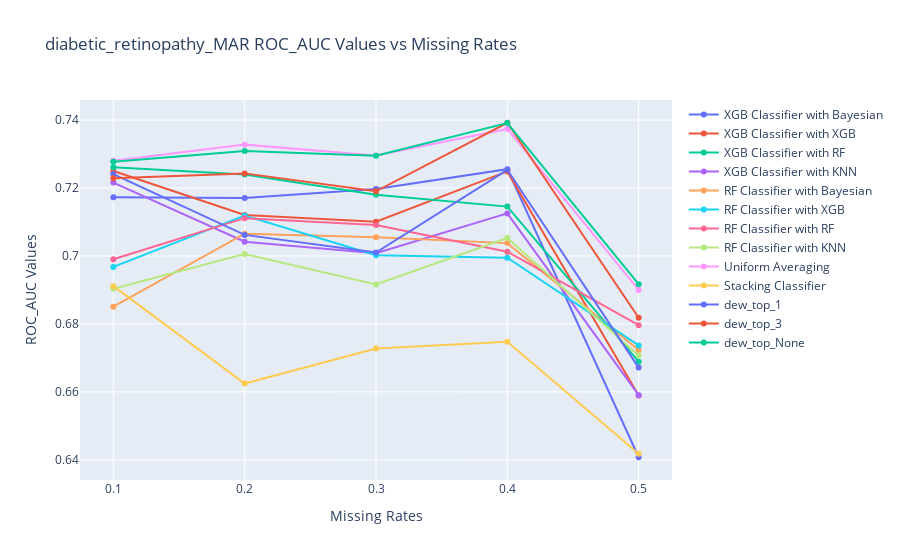

The notebook cell this image was saved under:
### Code cell
import plotly.graph_objs as go
from plotly.offline import iplot

# Assuming 'df' is your DataFrame with 'missing rates' as the first column
# and the regressor values as subsequent columns.

# Initialize the plot with the layout
layout = go.Layout(
    title=f'{image_name} {performance_measure_name} Values vs Missing Rates',
    xaxis=dict(title='Missing Rates'),
    yaxis=dict(title=f'{performance_measure_name} Values'),
    hovermode='closest'
)

# Create an empty list to hold all the plot traces
traces = []

# Create a trace for each regressor column
for column in df.columns[1:]:  # Exclude the 'missing rates' column
    trace = go.Scatter(
        x=df['missing rates'],
        y=df[column],
        name=column,
        mode='lines+markers',  # Lines with markers at data points
        hoverinfo='name+y+x'  # Show regressor name, y and x values on hover
    )
    traces.append(trace)

# Combine the layout and traces to create a figure
fig = go.Figure(data=traces, layout=layout)
%pip install nbformat>=4.2.0

# Render the plot in the notebook
iplot(fig)

### Figure 1 — Plotly figure (JSON) as saved in the notebook; plotly's stock layout.template omitted (floating-point values rounded to 4 significant figures)
{"data": [{"hoverinfo": "name+y+x", "mode": "lines+markers", "name": "XGB Classifier with Bayesian", "type": "scatter", "x": [0.1, 0.2, 0.3, 0.4, 0.5], "y": [0.7173, 0.7171, 0.7197, 0.7255, 0.6408]}, {"hoverinfo": "name+y+x", "mode": "lines+markers", "name": "XGB Classifier with XGB", "type": "scatter", "x": [0.1, 0.2, 0.3, 0.4, 0.5], "y": [0.725, 0.7121, 0.7101, 0.7249, 0.6589]}, {"hoverinfo": "name+y+x", "mode": "lines+markers", "name": "XGB Classifier with RF", "type": "scatter", "x": [0.1, 0.2, 0.3, 0.4, 0.5], "y": [0.7261, 0.7239, 0.718, 0.7145, 0.6689]}, {"hoverinfo": "name+y+x", "mode": "lines+markers", "name": "XGB Classifier with KNN", "type": "scatter", "x": [0.1, 0.2, 0.3, 0.4, 0.5], "y": [0.7216, 0.7042, 0.7008, 0.7125, 0.659]}, {"hoverinfo": "name+y+x", "mode": "lines+markers", "name": "RF Classifier with Bayesian", "type": "scatter", "x": [0.1, 0.2, 0.3, 0.4, 0.5], "y": [0.6851, 0.7066, 0.7055, 0.7038, 0.6723]}, {"hoverinfo": "name+y+x", "mode": "lines+markers", "name": "RF Classifier with XGB", "type": "scatter", "x": [0.1, 0.2, 0.3, 0.4, 0.5], "y": [0.6968, 0.7119, 0.7002, 0.6995, 0.6737]}, {"hoverinfo": "name+y+x", "mode": "lines+markers", "name": "RF Classifier with RF", "type": "scatter", "x": [0.1, 0.2, 0.3, 0.4, 0.5], "y": [0.699, 0.7111, 0.7091, 0.7012, 0.6796]}, {"hoverinfo": "name+y+x", "mode": "lines+markers", "name": "RF Classifier with KNN", "type": "scatter", "x": [0.1, 0.2, 0.3, 0.4, 0.5], "y": [0.6903, 0.7006, 0.6916, 0.7053, 0.6707]}, {"hoverinfo": "name+y+x", "mode": "lines+markers", "name": "Uniform Averaging", "type": "scatter", "x": [0.1, 0.2, 0.3, 0.4, 0.5], "y": [0.728, 0.7328, 0.7295, 0.7374, 0.69]}, {"hoverinfo": "name+y+x", "mode": "lines+markers", "name": "Stacking Classifier", "type": "scatter", "x": [0.1, 0.2, 0.3, 0.4, 0.5], "y": [0.6911, 0.6624, 0.6727, 0.6747, 0.6418]}, {"hoverinfo": "name+y+x", "mode": "lines+markers", "name": "dew_top_1", "type": "scatter", "x": [0.1, 0.2, 0.3, 0.4, 0.5], "y": [0.7241, 0.7062, 0.701, 0.7254, 0.6671]}, {"hoverinfo": "name+y+x", "mode": "lines+markers", "name": "dew_top_3", "type": "scatter", "x": [0.1, 0.2, 0.3, 0.4, 0.5], "y": [0.7229, 0.7243, 0.719, 0.7392, 0.6818]}, {"hoverinfo": "name+y+x", "mode": "lines+markers", "name": "dew_top_None", "type": "scatter", "x": [0.1, 0.2, 0.3, 0.4, 0.5], "y": [0.7277, 0.7309, 0.7295, 0.7391, 0.6917]}], "layout": {"hovermode": "closest", "title": {"text": "diabetic_retinopathy_MAR ROC_AUC Values vs Missing Rates"}, "xaxis": {"title": {"text": "Missing Rates"}}, "yaxis": {"title": {"text": "ROC_AUC Values"}}}}
